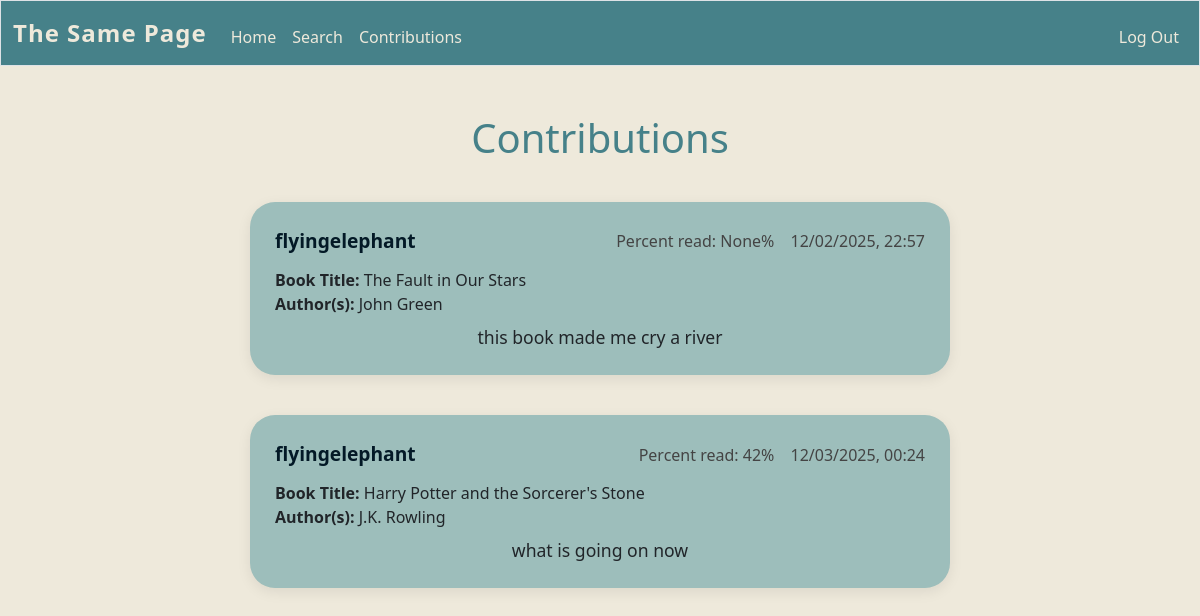
/contributions (signed in), run on the app's committed database.
### tables this page shows
CREATE TABLE forums (username TEXT NOT NULL, comment TEXT NOT NULL, parent_id INTEGER, time DATETIME, forum_id INTEGER, percent INTEGER, FOREIGN KEY (forum_id) REFERENCES chapters(forum_id));

CREATE TABLE chapters (title TEXT NOT NULL, author TEXT NOT NULL, forum_id INTEGER PRIMARY KEY AUTOINCREMENT NOT NULL, thumbnail TEXT, pageCount INTEGER);

### app.py (the view)
@app.route('/contributions', methods=['GET'])
def contributions():
    user_id = session["user_id"]
    username = executeSQL("SELECT username FROM users WHERE id = ?", (user_id,), False)[0][0]
    user_comments = executeSQL("SELECT * FROM forums WHERE username = ?", (username,), False)
    comments_info = []
    for comment in user_comments:
        book_id = comment[4]
        book_info = executeSQL("SELECT * FROM chapters WHERE forum_id = ?", (book_id,), False)
        if book_info:
            title = book_info[0][0]
            author = book_info[0][1]
        else:
            title = None
            author = None
        comments_info.append({"username":comment[0], "comment":comment[1], "date":comment[3], "percent":comment[5] ,"title":title, "author":author})
    print(comments_info)
    return render_template("contributions.html", comments_info = comments_info)

### app.py (called while the page is built)
def executeSQL(command, args, needCommit):
    connection = sqlite3.connect('info.db')
    db = connection.cursor()
    db.execute(command, args)
    val = db.fetchall()
    if needCommit:
        connection.commit()
    connection.close()
    return val

@app.after_request
def after_request(response):
    response.headers["Cache-Control"] = "no-cache, no-store, must-revalidate"
    response.headers["Expires"] = 0
    response.headers["Pragma"] = "no-cache"
    return response

### templates/contributions.html (shortened to what this page needs)
{% extends "layout.html" %}
{% block main %}
    <h1>Contributions</h1>
    {% for comment in comments_info %}
    <div class = comment-box>
        <div class = comment-header>
            <div class="comment-username">
                {{comment['username']}}
            </div>
            <div class="comment-right">
                <span class="comment-percent">Percent read: {{comment['percent']}}%</span>
                <span class="comment-date">{{comment['date']}}</span>
            </div>
        </div>
        <div class = "comment-book">
            <div>
                <b>Book Title:</b> {{comment['title']}}
            </div>
            <div>
                <b>Author(s):</b> {{comment['author']}}
            </div>
        </div>
        <div class = "comment-text">
            {{comment['comment']}}
        </div>
    </div>
    {% endfor %}
{% endblock %}

### templates/layout.html (shortened to what this page needs)
<!DOCTYPE html>
<html lang="en">
    <head>
        <link href="https://cdn.jsdelivr.net/npm/bootstrap@5.3.8/dist/css/bootstrap.min.css" rel="stylesheet">
        <link href="/static/styles.css" rel="stylesheet">
        <link rel="stylesheet" href="https://cdnjs.cloudflare.com/ajax/libs/font-awesome/6.5.1/css/all.min.css">
    </head>
    <body>
        <nav class="border navbar navbar-expand-md navbar-light">
            <div class="container-fluid">
                <a class="navbar-brand" href="/"><span>The Same Page</span></a>
                <div class="collapse navbar-collapse" id="navbar">
                    {% if session["user_id"] %}
                        <ul class="navbar-nav me-auto mt-2">
                            <li class="nav-item"><a class="nav-link" href="/">Home</a></li>
                            <li class="nav-item"><a class="nav-link" href="/search">Search</a></li>
                            <li class="nav-item"><a class="nav-link" href="/contributions">Contributions</a></li>
                        </ul>
                        <ul class="navbar-nav ms-auto mt-2">
                            <li class="nav-item"><a class="nav-link" href="/logout">Log Out</a></li>
                        </ul>
                    {% else %}
                        <ul class="navbar-nav ms-auto mt-2">
                            <li class="nav-item"><a class="nav-link" href="/register">Register</a></li>
                            <li class="nav-item"><a class="nav-link" href="/login">Log In</a></li>
                        </ul>
                    {% endif %}
                </div>
            </div>
        </nav>
        <main class="container-fluid py-5 text-center">
            {% block main %}{% endblock %}
        </main>
    </body>
</html>

### static/styles.css (style rules this page uses)
:root { --dark: #031926; --dark-teal: #468189; --medium-teal: #77ACA2; --light-teal: #9DBEBB; --lightest-teal: #c0d8d6; --cream: #F4E9CD; --light-cream: #eee9db; --dark-cream: #e3dac3; --spacing-unit: 16px; }
nav.navbar { background-color: var(--dark-teal); border-bottom: 3px solid var(--dark); padding-top: 0.5rem; padding-bottom: 0.5rem; border-color: var(--dark); }
.navbar-brand span { color: var(--light-cream); background-color: var(--dark-teal); font-weight: 600; font-size: 1.5rem; letter-spacing: 1px; }
.navbar-nav .nav-link { color: var(--light-cream); font-weight: 500; padding-left: 1rem; padding-right: 1rem; transition: color 0.3s ease, background-color 0.3s ease; }
.navbar-collapse { background-color: var(--dark-teal); }
h1 { color: var(--dark-teal); }
body { background-color: var(--light-cream); }
.comment-box { background: var(--light-teal); padding: 25px; border-radius: 25px; box-shadow: 0 4px 14px rgba(0,0,0,0.08); margin: 40px auto; max-width: 700px; }
.comment-header { display: flex; justify-content: space-between; align-items: center; margin-bottom: 12px; font-weight: 600; }
.comment-right { text-align: right; white-space: nowrap; font-weight: 400; color: #444; }
.comment-percent, .comment-date { display: inline-block; margin-left: 12px; }
.comment-text { text-align: center; font-size: 1.1rem; margin-top: 8px; }
.comment-username { font-size: 1.2rem; font-weight: 700; color: var(--dark); }
.comment-book { text-align: left; }

### data on the page
forums: username "flyingelephant", date "12/02/2025, 22:57", comment "this book made me cry a river"
chapters: title "The Fault in Our Stars", author "John Green"
forums: username "flyingelephant", date "12/03/2025, 00:24", comment "what is going on now"
chapters: title "Harry Potter and the Sorcerer's Stone", author "J.K. Rowling"

### other printed values
{{ comment['percent'] }} "None" "42"
